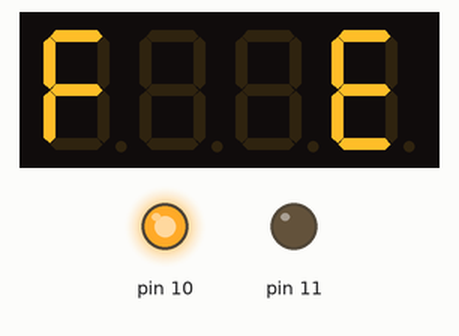
This sketch was run on a simulated Arduino Uno, built with avr-gcc and run on an emulated ATmega328P. On the bench: 4-digit seven-segment display, output pins drawn as LEDs (lit = HIGH).

Above: at 0.2 s.
At 3.04 s:
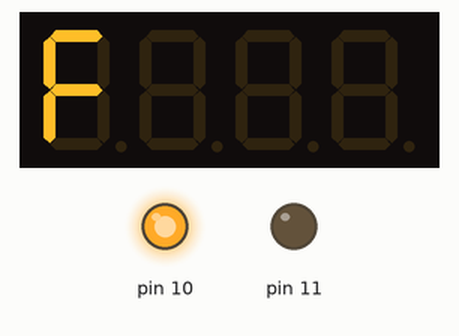

The sketch:

_1637tester.ino
```cpp
#include <Wire.h>
#include <SPI.h>
#include "TM1637.h"
#define CLK 13//pins definitions for TM1637 and can be changed to other ports
#define DIO 12
TM1637 tm1637(CLK,DIO);
int dtime=50;
/*0~9,  A,  b,  C,  d,  E,  F,  P,  -, space, deg,  o,  n,  H, r,  c,   _,  -, -top-,  r_, lt, rt, l_,  П,  І,
  0-9, 10, 11, 12, 13, 14, 15, 16, 17,    18,  19, 20, 21, 22, 23, 24, 25, 26,    27,  28, 29, 30, 31, 32, 33, 34
*/

int FINE[] = {15, 33, 32, 14};//FINE
int CLRSCR[]={18, 18, 18, 18};//стерти


void print_disp(int x[]) {    //функця для удобной работы с дисплеем (на вход полаётся массив из 4 чисел, они выводятся на дисплей)
  for (int i = 0; i <= 3; i++) {tm1637.display(i, x[i]); delay(dtime);}}
void print_clr() {    //функцiя почергового стирання
  for (int i = 0; i <= 3; i++) {tm1637.display(i, 18);delay(dtime);}}

void setup() {
pinMode(10, OUTPUT);//+5в
pinMode(11, OUTPUT);//0
digitalWrite(10, HIGH);
digitalWrite(11, LOW);
///////////////////////////////

///////////////////////////////

tm1637.init();
tm1637.set(2);//BRIGHT_TYPICAL = 2,BRIGHT_DARKEST = 0,BRIGHTEST = 7;
}

void loop() {

 print_disp(FINE);
  delay(dtime*50);
  print_clr();

}
```

Measured:
- by itself, everything shown: repeats every 2.9 s, in 4 steps
- what the display in image 0 shows lasts 2.5 s, from 0.2 s to 2.7 s
